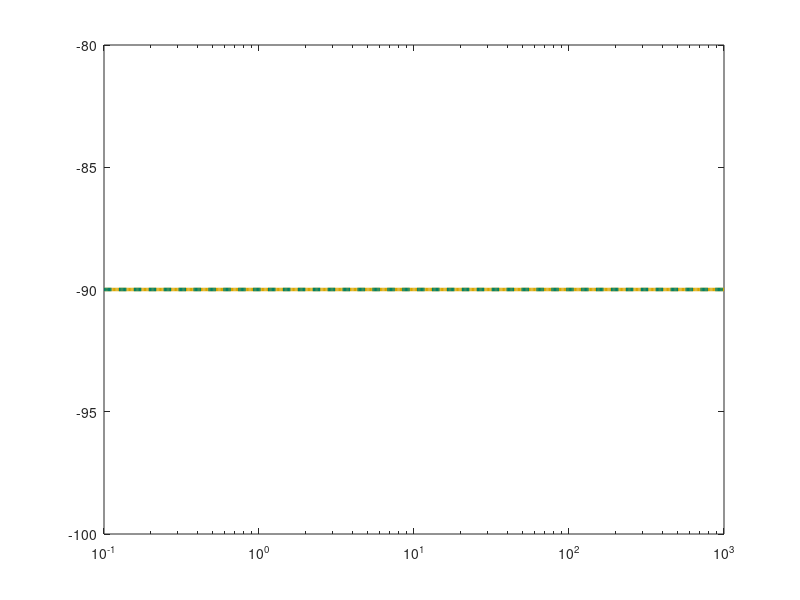

Source code (MATLAB): (Note: this script raises an error after producing the figure.)
K = 1/419;
sys = tf(K, [1 0]);
w = logspace(-1, 3, 500);

phi_theory = -pi/2 * ones(size(w));
phi_deg = phi_theory * 180/pi;
[mag, phase] = bode(sys, w);
phase = squeeze(phase); 

figure('Position', [100 100 900 400], 'Color','white');
semilogx(w, phi_deg, 'Color', [0.85, 0.65, 0], 'LineStyle', '-', 'LineWidth', 2.5); 
hold on;
semilogx(w, phase, 'Color', [0, 0.5, 0.4], 'LineStyle', '--', 'LineWidth', 2.5);

ax = gca; ax.LineWidth = 1.5; ax.FontSize = 13;
ax.XColor = [0.3 0.3 0.3]; ax.YColor = [0.3 0.3 0.3];
ax.GridColor = [0.9 0.9 0.9]; ax.GridAlpha = 0.4;
ax.MinorGridColor = [0.95 0.95 0.95]; ax.MinorGridAlpha = 0.2;
grid on; grid minor; box on; xlim([0, 10]);

xlabel('\omega'); 
ylabel('φ(\omega)');
legend('φ_{theor}', 'φ_{sys}', 'Location','northeast','FontSize',15);
exportgraphics(gcf, '../../../images/task3/freq/lfch3.png', 'Resolution', 500);
